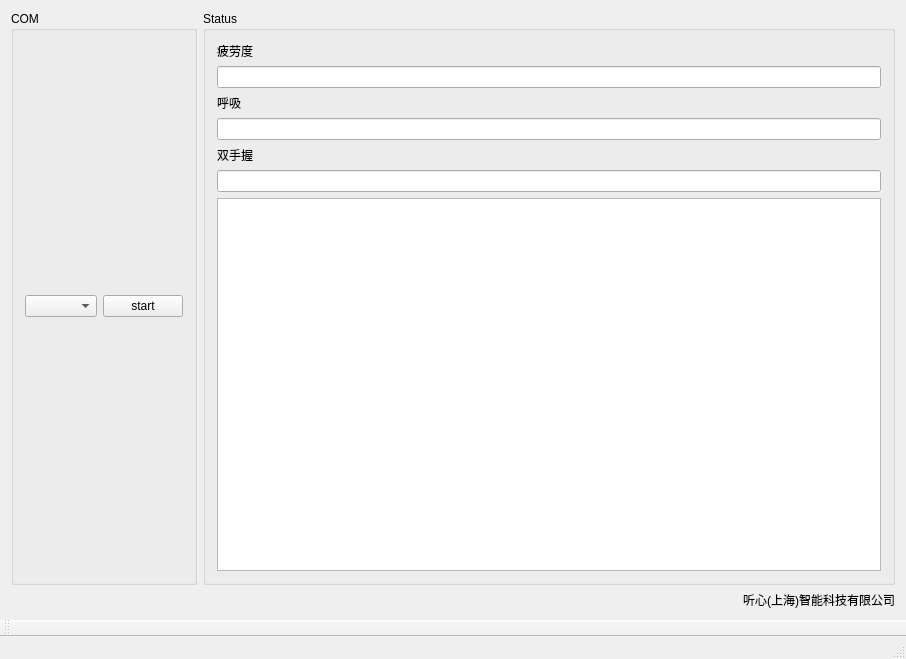
<?xml version="1.0" encoding="UTF-8"?>
<ui version="4.0">
 <class>QtAppClass</class>
 <widget class="QMainWindow" name="QtAppClass">
  <property name="geometry">
   <rect>
    <x>0</x>
    <y>0</y>
    <width>906</width>
    <height>659</height>
   </rect>
  </property>
  <property name="windowTitle">
   <string>Demo</string>
  </property>
  <widget class="QWidget" name="centralWidget">
   <layout class="QVBoxLayout" name="verticalLayout">
    <item>
     <layout class="QHBoxLayout" name="horizontalLayout_2">
      <item>
       <widget class="QGroupBox" name="COMGroupBox">
        <property name="title">
         <string>COM</string>
        </property>
        <layout class="QHBoxLayout" name="horizontalLayout_3">
         <item>
          <widget class="QComboBox" name="COMComboBox"/>
         </item>
         <item>
          <widget class="QPushButton" name="COMOPushButton">
           <property name="text">
            <string>start</string>
           </property>
          </widget>
         </item>
        </layout>
       </widget>
      </item>
      <item>
       <widget class="QGroupBox" name="StatusGroupBox">
        <property name="title">
         <string>Status</string>
        </property>
        <layout class="QVBoxLayout" name="verticalLayout_2">
         <item>
          <widget class="QLabel" name="TiredLabel">
           <property name="text">
            <string>疲劳度</string>
           </property>
          </widget>
         </item>
         <item>
          <widget class="QLineEdit" name="TiredLineEdit"/>
         </item>
         <item>
          <widget class="QLabel" name="BreathLabel">
           <property name="text">
            <string>呼吸</string>
           </property>
          </widget>
         </item>
         <item>
          <widget class="QLineEdit" name="BreathLineEdit">
           <property name="readOnly">
            <bool>true</bool>
           </property>
          </widget>
         </item>
         <item>
          <widget class="QLabel" name="HandsStatusLabel">
           <property name="text">
            <string>双手握</string>
           </property>
          </widget>
         </item>
         <item>
          <widget class="QLineEdit" name="HandsStatusLineEdit">
           <property name="readOnly">
            <bool>true</bool>
           </property>
          </widget>
         </item>
         <item>
          <widget class="QTextBrowser" name="textBrowser"/>
         </item>
        </layout>
       </widget>
      </item>
     </layout>
    </item>
    <item>
     <widget class="QLabel" name="LogoLabel">
      <property name="text">
       <string>听心(上海)智能科技有限公司</string>
      </property>
      <property name="alignment">
       <set>Qt::AlignRight|Qt::AlignTrailing|Qt::AlignVCenter</set>
      </property>
     </widget>
    </item>
   </layout>
  </widget>
  <widget class="QMenuBar" name="menuBar">
   <property name="geometry">
    <rect>
     <x>0</x>
     <y>0</y>
     <width>906</width>
     <height>26</height>
    </rect>
   </property>
  </widget>
  <widget class="QToolBar" name="mainToolBar">
   <attribute name="toolBarArea">
    <enum>BottomToolBarArea</enum>
   </attribute>
   <attribute name="toolBarBreak">
    <bool>false</bool>
   </attribute>
  </widget>
  <widget class="QStatusBar" name="statusBar"/>
 </widget>
 <layoutdefault spacing="6" margin="11"/>
 <resources>
  <include location="QtApp.qrc"/>
 </resources>
 <connections/>
</ui>
